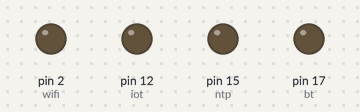
This sketch was run on a simulated Arduino Uno, built with avr-gcc and run on an emulated ATmega328P. On the bench: output pins drawn as LEDs (lit = HIGH).

Above: at 1.5 s.
At 4.5 s:
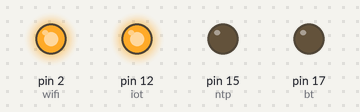
At 7.5 s:
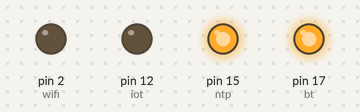
At 10.5 s:
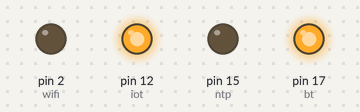
At 13.5 s:
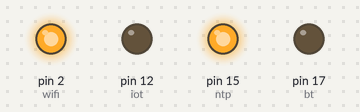
At 16.5 s:
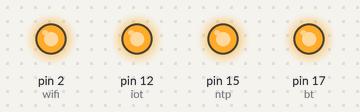
Timing chart, 0 to 20.7 s (numbered marks = the images above):
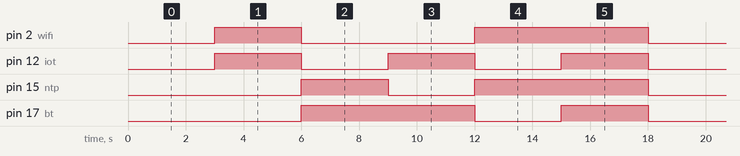

Measured:
- by itself, pin 2 (wifi): LOW → HIGH at 3.0 s, → LOW 3.0 s later, → HIGH 6.0 s later, → LOW 6.0 s later, … (9 changes in this stretch)
- by itself, pin 12 (iot): alternates HIGH for 3.0 s and LOW for 3.0 s
- by itself, pin 15 (ntp): LOW → HIGH at 6.0 s, → LOW 3.0 s later, → HIGH 3.0 s later, → LOW 6.0 s later, … (8 changes in this stretch)
- by itself, pin 17 (bt): LOW → HIGH at 6.0 s, → LOW 6.0 s later, → HIGH 3.0 s later, → LOW 3.0 s later, … (8 changes in this stretch)

The sketch:

motor.ino
```cpp
int bt = 17 ;
int wifi = 2 ;
int ntp = 15 ;
int iot = 12 ;

void setup() {
  pinMode(bt,OUTPUT);
  pinMode(wifi,OUTPUT);
  pinMode(ntp,OUTPUT);
  pinMode(iot,OUTPUT);

}

void loop() {
  stoppedd();
  delay(3000);
  forward();
  delay(3000);
  backward();
  delay(3000);
  Right();
  delay(3000);
  Left();
  delay(3000);
  stopped();
  delay(3000);
}
void stoppedd(){
  digitalWrite(bt,LOW);
  digitalWrite(wifi,LOW);
  digitalWrite(ntp,LOW);
  digitalWrite(iot,LOW);
}

void forward(){ //0101
  digitalWrite(bt,LOW);
  digitalWrite(wifi,HIGH);
  digitalWrite(ntp,LOW);
  digitalWrite(iot,HIGH);
}

void backward(){ //1010
  digitalWrite(bt,HIGH);
  digitalWrite(wifi,LOW);
  digitalWrite(ntp,HIGH);
  digitalWrite(iot,LOW);
}

void Right(){
  digitalWrite(bt,HIGH);
  digitalWrite(wifi,LOW);
  digitalWrite(ntp,LOW);
  digitalWrite(iot,HIGH);
}

void Left(){
  digitalWrite(bt,LOW);
  digitalWrite(wifi,HIGH);
  digitalWrite(ntp,HIGH);
  digitalWrite(iot,LOW);
}

void stopped(){
  digitalWrite(bt,HIGH);
  digitalWrite(wifi,HIGH);
  digitalWrite(ntp,HIGH);
  digitalWrite(iot,HIGH);
}
```
